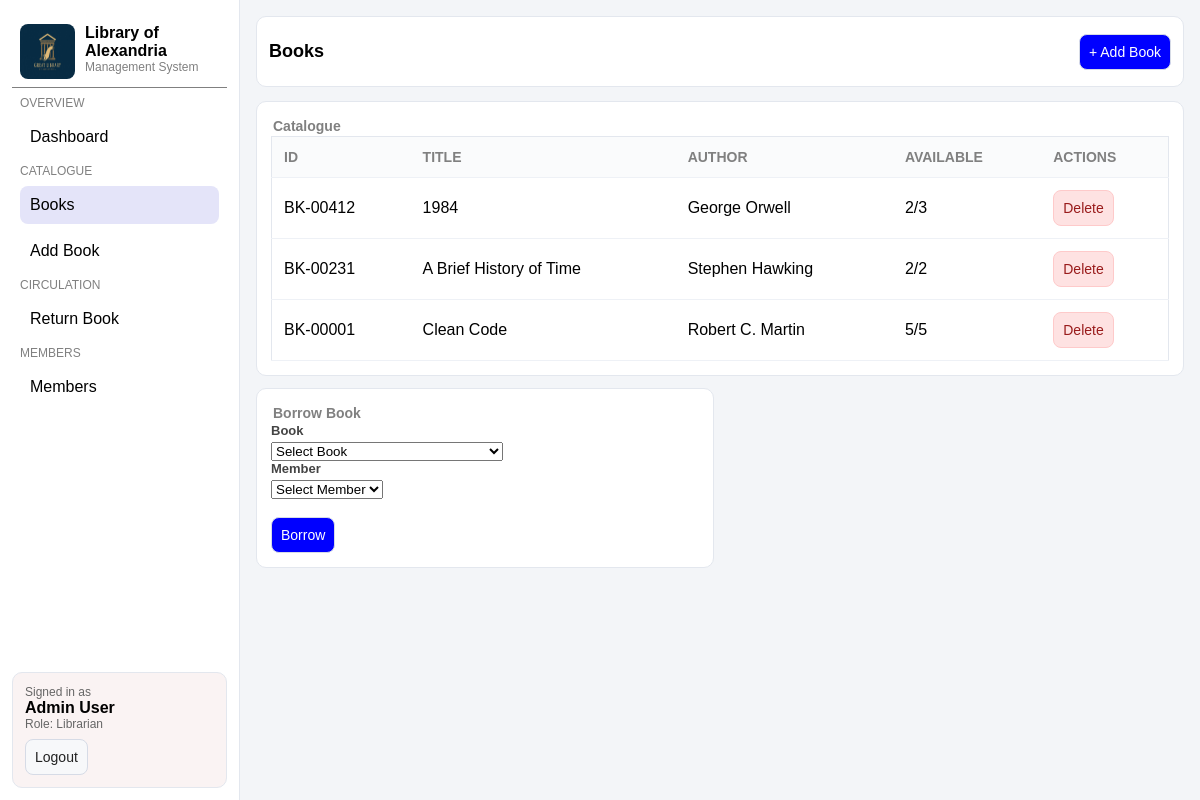
The page /book.php (signed in) on the database its author committed.
### tables this page shows
CREATE TABLE IF NOT EXISTS books (
  id               VARCHAR(32)  NOT NULL,
  isbn             VARCHAR(32)  NULL,
  title            VARCHAR(255) NOT NULL,
  author           VARCHAR(255) NOT NULL,
  category         VARCHAR(80)  NULL,
  publish_year     INT          NULL,
  copies_total     INT          NOT NULL DEFAULT 1,
  copies_available INT          NOT NULL DEFAULT 1,
  shelf            VARCHAR(40)  NULL,
  language         VARCHAR(40)  NULL,
  description      TEXT         NULL,
  created_at       TIMESTAMP    NOT NULL DEFAULT CURRENT_TIMESTAMP,
  PRIMARY KEY (id)
);

### book.php (the view, shortened to what this page needs)
<?php
require_once 'db_connect.php';
$books = $conn->query('SELECT * FROM books ORDER BY id DESC')->fetch_all(MYSQLI_ASSOC);
require_once 'header.php';
?>
<header class="topbar">
    <h1>Books</h1>
    <a class="btn primary" href="addbook.php">+ Add Book</a>
</header>
<section class="grid">
<div class="card span-12">
<h2>Catalogue</h2>
<table>
<tr>
    <th>ID</th><th>Title</th><th>Author</th>
    <th>Available</th><th>Actions</th>
</tr>
<?php foreach ($books as $b): ?>
<tr>
<td><?php echo htmlspecialchars($b['id']); ?></td>
<td><?php echo htmlspecialchars($b['title']); ?></td>
<td><?php echo htmlspecialchars($b['author']); ?></td>
<td><?php echo $b['copies_available']."/".$b['copies_total']; ?></td>
<td>
<form method="post" style="display:inline">
    <button class="btn danger">Delete</button>
</form>
</td>
</tr>
<?php endforeach; ?>
</table>
</div>
<div class="card span-6">
<h2>Borrow Book</h2>
<form method="post">
<label>Book</label>
<select name="book_id" required>
<option value="">Select Book</option>
</select>
<label>Member</label>
<select name="member_id" required>
<option value="">Select Member</option>
</select>
<br><br>
<button class="btn primary">Borrow</button>
</form>
</div>
</section>
<?php require_once 'footer.php'; ?>

### heisenberg.css (style rules this page uses)
* { box-sizing: border-box; }
body { margin: 0; font-family: Arial, Helvetica, sans-serif; background: #f3f5f8; color: black; }
.topbar { display: flex; justify-content: space-between; align-items: center; background-color: white; border: 1px solid #e3e7ee; border-radius: 10px; padding: 12px; }
.topbar h1 { font-size: 18px; }
.grid { margin-top: 14px; display: grid; grid-template-columns: repeat(12, 1fr); gap: 12px; }
.card { background: #fff; border: 1px solid #e3e7ee; border-radius: 10px; padding: 14px; }
.card h2 { margin: 2px; font-size: 14px; color: grey; }
.span-6 { grid-column: span 6; }
.span-12 { grid-column: span 12; }
.btn { display: inline-block; padding: 9px; border-radius: 8px; border: 1px solid #d6dbe6; background: #f7f8fa; color: #222; text-decoration: none; cursor: pointer; font-size: 14px; }
.btn.primary { background: blue; color: #fff; }
.btn.danger { background: #fee2e2; border-color: #fecaca; color: #991b1b; }
table { width: 100%; border-collapse: collapse; min-width: 720px; background: white; border: 1px solid #e3e7ee; }
th, td { padding: 12px; border-bottom: 1px solid #eef1f6; text-align: left; }
th { font-size: 14px; text-transform: uppercase; color: grey; background: #fafbfc; }
label { display: block; font-size: 13px; font-weight: 600; color: #444; margin-bottom: 4px; }

### rows shown on the page
books: id "BK-00412", title "1984", author "George Orwell", copies_available "2", copies_total "3"
books: id "BK-00231", title "A Brief History of Time", author "Stephen Hawking", copies_available "2", copies_total "2"
books: id "BK-00001", title "Clean Code", author "Robert C. Martin", copies_available "5", copies_total "5"

### other values the page prints
$adminName "Admin User"
